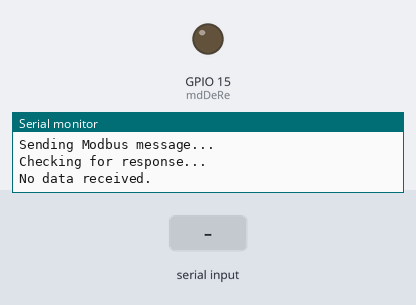
A sketch run on a simulated ESP32. Parts: output pins drawn as LEDs (lit = HIGH), the last lines printed to the serial monitor. Inputs (shaded band) come from the test bench.

Above: at 11.1 s.
11.2 s: "1" received over the second serial link
At 15.42 s:
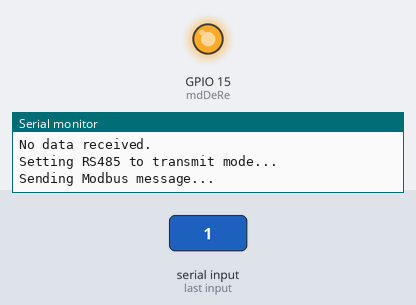
Timing chart, 0 to 22.1 s (numbered marks = the images above; inputs shaded):
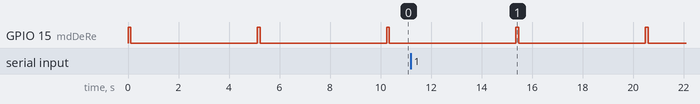

Measured:
- by itself, GPIO 15 (mdDeRe): alternates HIGH for 0.11 s and LOW for 5.0 s

The sketch:

modbusCommandsWithCRC.ino
```cpp
#include <HardwareSerial.h>
#include <string.h>

const int mdDeRe = 15;
const int rxPin = 16;
const int txPin = 17;

HardwareSerial mySerial(2);

// CRC calculation function
uint16_t calculateCRC16(const uint8_t* data, size_t length) {
    uint16_t crc = 0xFFFF;
    for (size_t i = 0; i < length; i++) {
        crc ^= data[i];
        for (uint8_t j = 0; j < 8; j++) {
            if (crc & 0x0001) {
                crc >>= 1;
                crc ^= 0xA001;
            } else {
                crc >>= 1;
            }
        }
    }
    return crc;
}

// Function to append CRC to the message
void appendCRC(uint8_t* message, size_t length) {
    uint16_t crc = calculateCRC16(message, length);
    message[length] = crc & 0xFF;       // Low byte of CRC
    message[length + 1] = (crc >> 8) & 0xFF; // High byte of CRC
}

void setup() {
  pinMode(mdDeRe, OUTPUT);
  digitalWrite(mdDeRe, LOW); // Set to receive mode initially

  mySerial.begin(9600, SERIAL_8N1, rxPin, txPin);
  Serial.begin(9600);

  initializeMotor();
}

void loop() {

}

void initializeMotor(){
  uint8_t readPeakCurrent[] = {0x01, 0x03, 0x01, 0x91, 0x00, 0x01};
  uint8_t motorEnable[] = {0x01, 0x06, 0x18, 0x01, 0x11, 0x22};
  uint8_t setVelocityMode[] = {0x01, 0x06, 0x00, 0x30, 0x00, 0x02};
  //uint8_t setSpeed60[] = {0x01, 0x06, 0x01, 0xE1, 0x00, 0x3C};
  uint8_t setSpeed200[] = {0x01, 0x06, 0x01, 0xE1, 0x00, 0xC8};
  //uint8_t setPulse200[] = {0x01, 0x06, 0x01, 0x03, 0x00,0xC8};
  uint8_t startMotor[] = {0x01, 0x06, 0x18, 0x01, 0x40, 0x01};

  // Define the lengths of the original messages
  size_t readPeakCurrentLength = sizeof(readPeakCurrent);
  size_t motorEnableLength = sizeof(motorEnable);
  size_t setVelocityModeLength = sizeof(setVelocityMode);
  //size_t setSpeed60Length = sizeof(setSpeed60);
  size_t setSpeed200Length = sizeof(setSpeed200);
  //size_t setPulse200Length = sizeof(setPulse200);
  size_t startMotorLength = sizeof(startMotor);

  // Create buffers with space for CRC
  uint8_t readPeakCurrentWithCRC[readPeakCurrentLength + 2];
  uint8_t motorEnableWithCRC[motorEnableLength + 2];
  uint8_t setVelocityModeWithCRC[setVelocityModeLength + 2];
  //uint8_t setSpeed60WithCRC[setSpeed60Length + 2];
  uint8_t setSpeed200WithCRC[setSpeed200Length + 2];
  //uint8_t setPulse200WithCRC[setPulse200Length + 2];
  uint8_t startMotorWithCRC[startMotorLength + 2];

  // Copy original messages to buffers
  memcpy(readPeakCurrentWithCRC, readPeakCurrent, readPeakCurrentLength);
  memcpy(motorEnableWithCRC, motorEnable, motorEnableLength);
  memcpy(setVelocityModeWithCRC, setVelocityMode, setVelocityModeLength);
  //memcpy(setSpeed60WithCRC, setSpeed60, setSpeed60Length);
  memcpy(setSpeed200WithCRC, setSpeed200, setSpeed200Length);
  //memcpy(setPulse200WithCRC, setPulse200, setPulse200Length);
  memcpy(startMotorWithCRC, startMotor, startMotorLength);

  // Calculate and append CRC
  appendCRC(readPeakCurrentWithCRC, readPeakCurrentLength);
  appendCRC(motorEnableWithCRC, motorEnableLength);
  appendCRC(setVelocityModeWithCRC, setVelocityModeLength);
  //appendCRC(setSpeed60WithCRC, setSpeed60Length);
  appendCRC(setSpeed200WithCRC, setSpeed200Length);
  //appendCRC(setPulse200WithCRC, setPulse200Length);
  appendCRC(startMotorWithCRC, startMotorLength);

  // Array of messages to be sent
  uint8_t* messages[] = {
    readPeakCurrentWithCRC,
    motorEnableWithCRC,
    setVelocityModeWithCRC,
    //setSpeed60WithCRC,
    setSpeed200WithCRC,
    //setPulse200WithCRC,
    startMotorWithCRC
  };

  // Array of message lengths
  size_t messageLengths[] = {
    readPeakCurrentLength + 2,
    motorEnableLength + 2,
    setVelocityModeLength + 2,
    //setSpeed60Length + 2,
    setSpeed200Length + 2,
    //setPulse200Length + 2,
    startMotorLength + 2
  };

  // Send each message
  for (int i = 0; i < 5; i++) {
    // Set RS485 to transmit mode
    Serial.println("Setting RS485 to transmit mode...");
    digitalWrite(mdDeRe, HIGH);
    delay(10); // Ensure the pin state is stable

    // Send Modbus message
    Serial.println("Sending Modbus message...");
    mySerial.write(messages[i], messageLengths[i]);
    mySerial.flush(); // Ensure all data is sent
    delay(100); // Short delay to ensure message is sent completely

    // Set RS485 to receive mode
    digitalWrite(mdDeRe, LOW);
    delay(10); // Short delay to allow for mode switch

    // Read response from slave
    Serial.println("Checking for response...");
    if (mySerial.available()) {
      Serial.println("Data received:");
      while (mySerial.available() > 0) {
        byte incomingByte = mySerial.read();
        Serial.print(incomingByte, HEX);
        Serial.print(" ");
      }
      Serial.println();
    } else {
      Serial.println("No data received.");
    }

    delay(5000); // Delay before sending the next message
  }
}
```
